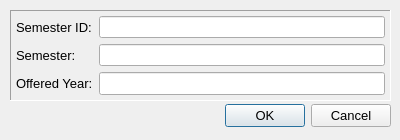
<?xml version="1.0" encoding="UTF-8"?>
<ui version="4.0">
 <class>SemesterDialog</class>
 <widget class="QDialog" name="SemesterDialog">
  <property name="geometry">
   <rect>
    <x>0</x>
    <y>0</y>
    <width>400</width>
    <height>140</height>
   </rect>
  </property>
  <property name="windowTitle">
   <string>Semester Dialog</string>
  </property>
  <widget class="QDialogButtonBox" name="buttonBox">
   <property name="geometry">
    <rect>
     <x>10</x>
     <y>100</y>
     <width>381</width>
     <height>31</height>
    </rect>
   </property>
   <property name="font">
    <font>
     <family>Arial</family>
     <pointsize>10</pointsize>
     <underline>false</underline>
     <strikeout>false</strikeout>
     <kerning>true</kerning>
    </font>
   </property>
   <property name="orientation">
    <enum>Qt::Horizontal</enum>
   </property>
   <property name="standardButtons">
    <set>QDialogButtonBox::Cancel|QDialogButtonBox::Ok</set>
   </property>
  </widget>
  <widget class="QWidget" name="formLayoutWidget_2">
   <property name="geometry">
    <rect>
     <x>10</x>
     <y>10</y>
     <width>381</width>
     <height>91</height>
    </rect>
   </property>
   <layout class="QFormLayout" name="formLayout_DialogExpenses">
    <property name="leftMargin">
     <number>6</number>
    </property>
    <property name="topMargin">
     <number>6</number>
    </property>
    <property name="rightMargin">
     <number>6</number>
    </property>
    <property name="bottomMargin">
     <number>6</number>
    </property>
    <item row="0" column="0">
     <widget class="QLabel" name="lblSemesterID">
      <property name="font">
       <font>
        <family>Arial</family>
        <pointsize>10</pointsize>
       </font>
      </property>
      <property name="text">
       <string>Semester ID:</string>
      </property>
     </widget>
    </item>
    <item row="0" column="1">
     <widget class="QLineEdit" name="txtSemesterID">
      <property name="enabled">
       <bool>true</bool>
      </property>
      <property name="font">
       <font>
        <family>Arial</family>
        <pointsize>10</pointsize>
       </font>
      </property>
     </widget>
    </item>
    <item row="1" column="0">
     <widget class="QLabel" name="lblSemester">
      <property name="font">
       <font>
        <family>Arial</family>
        <pointsize>10</pointsize>
       </font>
      </property>
      <property name="text">
       <string>Semester:</string>
      </property>
     </widget>
    </item>
    <item row="1" column="1">
     <widget class="QLineEdit" name="txtSemester">
      <property name="enabled">
       <bool>true</bool>
      </property>
      <property name="font">
       <font>
        <family>Arial</family>
        <pointsize>10</pointsize>
       </font>
      </property>
     </widget>
    </item>
    <item row="2" column="0">
     <widget class="QLabel" name="lblOfferedYear">
      <property name="font">
       <font>
        <family>Arial</family>
        <pointsize>10</pointsize>
       </font>
      </property>
      <property name="text">
       <string>Offered Year:</string>
      </property>
     </widget>
    </item>
    <item row="2" column="1">
     <widget class="QLineEdit" name="txtOfferedYear">
      <property name="enabled">
       <bool>true</bool>
      </property>
      <property name="font">
       <font>
        <family>Arial</family>
        <pointsize>10</pointsize>
       </font>
      </property>
     </widget>
    </item>
   </layout>
  </widget>
  <widget class="QFrame" name="frame">
   <property name="geometry">
    <rect>
     <x>10</x>
     <y>10</y>
     <width>381</width>
     <height>91</height>
    </rect>
   </property>
   <property name="frameShape">
    <enum>QFrame::Panel</enum>
   </property>
   <property name="frameShadow">
    <enum>QFrame::Sunken</enum>
   </property>
   <property name="lineWidth">
    <number>1</number>
   </property>
  </widget>
  <zorder>frame</zorder>
  <zorder>buttonBox</zorder>
  <zorder>formLayoutWidget_2</zorder>
 </widget>
 <resources/>
 <connections>
  <connection>
   <sender>buttonBox</sender>
   <signal>accepted()</signal>
   <receiver>SemesterDialog</receiver>
   <slot>accept()</slot>
   <hints>
    <hint type="sourcelabel">
     <x>248</x>
     <y>254</y>
    </hint>
    <hint type="destinationlabel">
     <x>157</x>
     <y>274</y>
    </hint>
   </hints>
  </connection>
  <connection>
   <sender>buttonBox</sender>
   <signal>rejected()</signal>
   <receiver>SemesterDialog</receiver>
   <slot>reject()</slot>
   <hints>
    <hint type="sourcelabel">
     <x>316</x>
     <y>260</y>
    </hint>
    <hint type="destinationlabel">
     <x>286</x>
     <y>274</y>
    </hint>
   </hints>
  </connection>
 </connections>
</ui>
